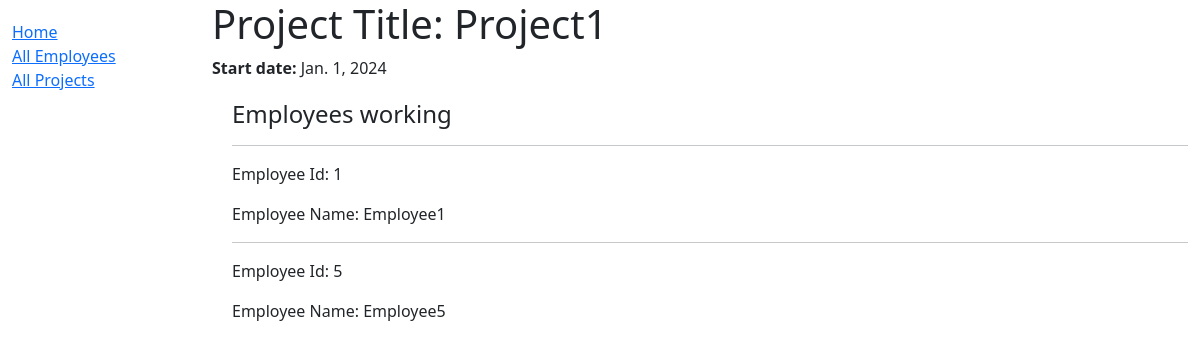
Screenshot of /home/project/1 with the database file from the repository.
### Employee/models.py (models this page shows, shortened)
class Project(models.Model):
    projectId = models.AutoField(primary_key=True)
    projectTitle = models.CharField(max_length = 100)
    dateOfStart = models.DateField(null= True, blank=True)
    class Meta:
        ordering = ['-dateOfStart']

class EmployeeInfo(models.Model):
    employeeId = models.AutoField(
        primary_key=True
    )
    employeeName = models.CharField(
        max_length=50
    )
    availableRoles = (
        ('e', 'General Employee'),
        ('m', 'Manager'),
        ('h', 'Human Resource')
    )
    employeeRole = models.CharField(
        max_length=1,
        choices=availableRoles,
        default='e',
    )
    projectId = models.ForeignKey('Project', null=True, on_delete=models.RESTRICT, blank=True)
    managerId = models.ForeignKey('EmployeeInfo', null=True, on_delete=models.RESTRICT, blank=True)
    class Meta:
        ordering = ['employeeId']

### Employee/views.py (the view)
# urls.py: path('project/<int:pk>', views.ProjectDetailView.as_view(), name='project-detail'),
class ProjectDetailView(generic.DetailView):
    model = Project
    template_name = 'Employee/project_detail.html'

### Employee/templates/Employee/project_detail.html
{% extends "base.html" %}
{% block content %}
  <h1>Project Title: {{ object.projectTitle }}</h1>
  <p><strong>Start date:</strong> {{ object.dateOfStart }}</p>
  <div style="margin-left:20px;margin-top:20px">
    <h4>Employees working</h4>
    {% for employee in object.employeeinfo_set.all %}
      <hr />
        <p>Employee Id: {{employee.employeeId}}</p>
        <p>Employee Name: {{employee.employeeName}}</p>
    {% empty %}
      <p> No Leaves </p>
    {% endfor %}
  </div>
{% endblock %}

### rows the page displays
Project: dateOfStart "Jan. 1, 2024"
EmployeeInfo: employeeId "1", employeeName "Employee1"
EmployeeInfo: employeeId "5", employeeName "Employee5"
